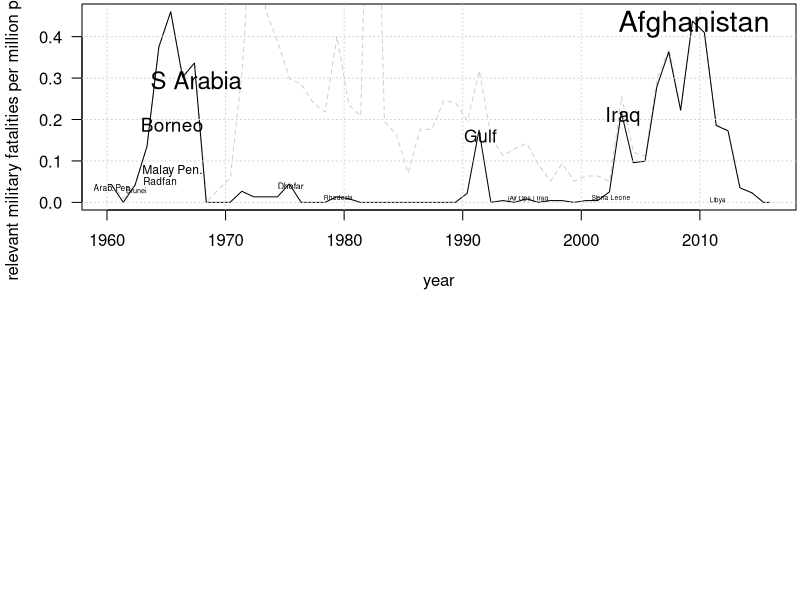

Generate this figure with R: (Note: this script raises an error after producing the figure.)
# merge.R
#
# Read in raw data for household count & size (`h`), real household
# disposable income (`rhdi`), general elections (`ge`), UK military
# fatalities (`mf`), and UK population (`pop`), and mould them into usable
# data frames.

h <- read.table("uk_h.dat", header=TRUE)
rhdi <- read.table("uk_rhdi.dat", header=TRUE)
ge <- read.table("uk_ge.dat", header=TRUE)
mf <- read.table("uk_mf.dat", header=TRUE)
pop <- read.table("uk_pop.dat", header=TRUE)

# Compute the incumbent's share of the two-party popular vote in each
# general election for which `ge` has data. Then compute each election's
# year & quarter.
ge$PVI2 <- round(100 * ge$PVI / (ge$PVI + ge$PVC), 2)
ge$DAY <- as.Date(ge$DAY)
ge$YR <- as.integer(format(ge$DAY, "%Y"))
ge$Q <- floor((as.numeric(format(ge$DAY, "%m")) + 2) / 3)  # quarter
ge$Y <- ge$YR + (as.integer(format(ge$DAY, "%j")) / 365.25)

# Extrapolate the last few years of UK population estimates as far into the
# future as the military-fatality counts go.
pop <- pop[order(pop$YR),]  # force recent data to the bottom of `pop`
if (max(pop$YR) < max(mf$YR)) {
	pop_extrap <- data.frame(YR=seq(1+max(pop$YR), max(mf$YR)))
	pop_extrap$POP <- predict(lm(POP ~ YR + I(YR^2), tail(pop, 9)),
	                          pop_extrap)
	pop <- rbind(pop, pop_extrap)
}

# Define `mfs` as the relevant subset of military fatalities: those in
# conflicts where UK forces were in unprovoked, foreign, hostile deployments.
mfs <- mf[(mf$U * mf$F * mf$H) == 1, c("YR", "NAME", "NMF")]

# Merge the military-fatality counts and total UK population estimates.
# Do so by spline interpolating the annual population estimates into
# quarterly estimates; filling in gaps in the relevant fatality estimates
# with zeroes; and merging in those fatality estimates, dividing them by 4
# and linearly interpolating them to make them quarterly too.
fp <- data.frame(YR=rep(pop$YR, 4),
                 Q=rep(c(2,1,3,4), each=length(pop$YR)),
                 POP=c(pop$POP, rep(NA, 3 * length(pop$YR))))
fp <- fp[order(fp$YR, fp$Q),]
fp$Y <- fp$YR + ((fp$Q - 0.5) / 4)
fp$POP[is.na(fp$POP)] <- splinefun(fp$Y, fp$POP)(fp$Y[is.na(fp$POP)])
mfsa <- aggregate(NMF ~ YR, mfs, sum)  # aggregate relevant fatalities by year
empty_years <- (min(pop$YR):max(pop$YR))
empty_years <- empty_years[!(empty_years %in% mfsa$YR)]
if (length(empty_years) > 0) {
	mfsa <- rbind(mfsa, data.frame(YR=empty_years, NMF=0))
}
mfsa <- mfsa[order(mfsa$YR),]
fp$F[fp$Q == 2] <- mfsa$NMF / 4
fp$F[is.na(fp$F)] <- approxfun(fp$Y, fp$F, rule=2)(fp$Y[is.na(fp$F)])

# Calculate the ratio of (relevant) military fatalities to the UK population
# in millions, by year and quarter.
fp$FTP <- fp$F / fp$POP

# The first plot's coming up, so set nice parameters.
par(las=1, mar=c(4.5, 4.1, 0.2, 0.2), mfrow=c(2,1))

# Plot the fatalities-to-population time series, throwing in a label for
# every included conflict, and (just for visual comparison) adding an
# analogous fatalities-to-population time series for all conflicts in the
# original data set (even those not counted by Hibbs's model).
plot(fp$Y, fp$FTP, type="l",
     xlab="year", ylab="relevant military fatalities per million population")
fp_all_conflicts <- aggregate(NMF ~ YR, mf, sum)
fp_all_conflicts$NMF <- 0.25 * fp_all_conflicts$NMF / pop$POP
fp_all_conflicts$YR <- fp_all_conflicts$YR + 0.4
lines(fp_all_conflicts, col="#00000030", lty="dashed")
grid()
for (conflict_name in unique(mfs$NAME)) {
	mfss <- mfs[mfs$NAME == conflict_name,]
	conflict_biggest_yr <- mfss[(mfss$NAME == conflict_name)
	                            & (mfss$NMF == max(mfss$NMF)),]
	conflict_biggest_yr <- conflict_biggest_yr[1,]
	text(0.5 + conflict_biggest_yr$YR,
	     0.23 * conflict_biggest_yr$NMF / mean(fp$POP),
	     conflict_name, cex=max(0.4, sqrt(conflict_biggest_yr$NMF) / 6))
}

# Let's try working out the cumulative quarterly fatalities-to-population
# ratio, resetting the cumulative ratio to zero when power changes hands.

ftp_carryover <- 0

for (i in 1:length(fp$FTP)) {

	fp$CFTP[i] <- ftp_carryover + fp$FTP[i]
	ftp_carryover <- fp$CFTP[i]

	# Was there an election this quarter? If so, did the incumbent party
	# lose? If it did, reset the rolling FTP total for next quarter.
	elec_this_q <- ge[(ge$YR == fp$YR[i]) & (ge$Q == fp$Q[i]),]
	if (nrow(elec_this_q)) {
		if (elec_this_q$VIC != elec_this_q$INC) {
			ftp_carryover <- 0
		}
	}

}

# Plot the cumulative fatalities time series against time.

plot(fp$Y, fp$CFTP, type="l",
     xlab="year", ylab="cumulative military-fatalities-to-population ratio")
grid()
abline(v=ge$Y, lty="dotted")

# Fill in gaps in the household numbers from my favoured spreadsheet by
# extrapolating from the England & Wales (and sometimes Scotland) numbers.
# Do that in a function to nicely modularize and minimize namespace pollution.

impute_household_counts <- function(h)
{
	impute1 <- lm(NNI ~ NE + NW + NS, h)
	impute2 <- lm(NS ~ NE + NW, h)
	impute3 <- lm(NNI ~ NE + NW, h)

	h$NNI[is.na(h$NNI)] <- predict(impute1, h[is.na(h$NNI),])
	h$NS[is.na(h$NS)] <- predict(impute2, h[is.na(h$NS),])
	h$NNI[is.na(h$NNI)] <- predict(impute3, h[is.na(h$NNI),])
	h$NUK1[is.na(h$NUK1)] <-
		rowSums(h[c("NE", "NW", "NS", "NNI")])[is.na(h$NUK1)]
	h[c("NS", "NNI", "NUK1")] <- round(h[c("NS", "NNI", "NUK1")])

	return(h)
}

h <- impute_household_counts(h)

# Where `h` lacks a UK household size average, but that average can be
# computed from known averages for the four constituent countries, calculate
# the UK-level average.
for (i in 1:nrow(h)) {
	hi <- h[i,]
	if (is.na(hi$SUK)) {
		h$SUK[i] <- weighted.mean(hi[c("SE", "SW", "SS", "SNI")],
		                          hi[c("NE", "NW", "NS", "NNI")])
		h$SUK[i] <- round(h$SUK[i], 2)
	}
}

# Define a function to plot the average-household-size time series.

plo_s <- function(y_lab="average household size")
{
	co <- "#00000070"
	plot(h$YR, h$SE, type="b", ylim=c(2.2, 3.8), col=co,
	     xlab="year", ylab=y_lab)
	points(h$YR[!is.na(h$SW)], h$SW[!is.na(h$SW)], type="b",
	       pch=2, col=co)
	points(h$YR[!is.na(h$SS)], h$SS[!is.na(h$SS)], type="b",
	       pch=3, col=co)
	points(h$YR[!is.na(h$SNI)], h$SNI[!is.na(h$SNI)], type="b", pch=4)
	points(h$YR[!is.na(h$SUK)], h$SUK[!is.na(h$SUK)], type="b", cex=2)
	grid()
	for (col_name in c("SE", "SW", "SS", "SNI", "SUK")) {
		x <- min(h$YR[!is.na(h[[col_name]])])
		if (!(col_name %in% c("SUK", "SW"))) {
			text(x, 0.07 + (h[[col_name]])[h$YR == x], col_name)
		} else if (col_name == "SW") {
			text(1991, 0.08 + (h[["SW"]])[h$YR == 1991], "SW")
		} else {
			text(2001, 0.08 + (h[["SUK"]])[h$YR == 2001], "SUK")
		}
	}
}

# Plot average household sizes before imputation.
plo_s()

# Time to adjust & impute like mad.
# 1. There's a really dodgy-looking jump in the English average for 1972
#    through 1980. Push those years' averages down to bring them in line with
#    the surrounding data.
# 2. Make the hopeful assumption that the gap between Welsh & English average
#    household sizes was constant before 1991, imputing Welsh AHS backwards
#    decadally from that.
# 3. Wedge the years 1962 through 1970 into `h` by copying rows and blanking
#    them, then linearly interpolate an annual time series for each country
#    in the UK for 1961 onwards.
# 4. Now extrapolate averages for NI, Scotland, & Wales by extending the
#    straight best-fit line to the 2001-2016 data through that whole period.
# 5. Turn to household counts, which are a prerequisite for recomputing
#    average household size. Extrapolate missing household counts for NI,
#    Scotland, England, & Wales by straightforward linear interpolation.
# 6. Fill in remaining gaps in the UK average household size series by
#    taking a household-count-weighted average of the individual countries'
#    average household sizes.

h$SE[(h$YR > 1971) & (h$YR < 1981)] <-
	h$SE[(h$YR > 1971) & (h$YR < 1981)] - 0.03

h$SW[(h$YR < 1991) & ((h$YR %% 10) == 1)] <-
	h$SE[(h$YR < 1991) & ((h$YR %% 10) == 1)] +
	(h$SW[h$YR == 1991] - h$SE[h$YR == 1991])

h <- rbind(head(h, 9), h)
h[1:9,] <- NA
h$YR[1:9] <- 1962:1970
h <- h[order(h$YR),]
for (col_name in c("SE", "SW", "SS", "SNI")) {
	h[[col_name]] <- approxfun(h$YR, h[[col_name]])(h$YR)
}

for (col_name in c("SE", "SW", "SS", "SNI")) {
	h_sub <- h[h$YR > 2000,]
	temp_df <- data.frame(Y=h_sub[[col_name]], X=h_sub$YR)
	subse <- (h$YR > 2000) & is.na(h[[col_name]])
	df <- data.frame(X=h$YR[subse])
	h[[col_name]][subse] <- predict(lm(Y ~ X, temp_df), df)
}

for (col_name in c("NE", "NW", "NS", "NNI")) {
	h[[col_name]] <- round(approxfun(h$YR, h[[col_name]])(h$YR))
}

for (i in 1:nrow(h)) {
	hi <- h[i,]
	if (is.na(hi$SUK)) {
		h$SUK[i] <- weighted.mean(hi[c("SE", "SW", "SS", "SNI")],
		                          hi[c("NE", "NW", "NS", "NNI")])
		h$SUK[i] <- round(h$SUK[i], 2)
	}
}

# Plot household-size averages after imputation.
plo_s("imputed average household size")

# Finally `SUK` is a complete time series of (mostly imputed!) average
# UK household size. Now return to the UK household number time series
# and fill in the 1962-1970 gap.

h$NUK1[is.na(h$NUK1)] <- rowSums(h[c("NE", "NW", "NS", "NNI")])[is.na(h$NUK1)]

# Multiply the average UK household size series by the UK household number
# series to produce a time series of the number of people in households.
# (Divide by a thousand to make the final number have units of millions of
# people.)
h$PIH <- h$NUK1 * h$SUK / 1e3

# Now to merge this with the real household disposable income data. Merge it
# into the data frame `rpdi`, then use spline interpolation to make a smooth
# people-in-households time series. Notice that I take the annual PIH
# estimates to correspond to quarter 2. That's because census results are
# most often presented as representative of Q2 in the year they were taken.
rpdi <- rhdi[rhdi$Y >= min(h$YR),]
rpdi$Y <- rpdi$YR + ((rpdi$Q - 0.5) / 4)
rpdi$PIH <- NA
rpdi$PIH[rpdi$Q == 2] <- h$PIH[h$YR %in% unique(rpdi$YR)]
rpdi$PIH <- splinefun(rpdi$Y, rpdi$PIH)(rpdi$Y)
plot(rpdi$Y, rpdi$PIH, type="l",
     xlab="year", ylab="people in households (millions)")
lines(pop$Y, pop$POP, type="l", lty="dotted")
grid(col="darkgrey")

# Finally I can just divide the `RHDI` column by the `PIH` column in the
# `rpdi` data frame to get the time series I originally hoped to find online:
# quarterly real disposable income per person.
rpdi$RPDI <- rpdi$RHDI / rpdi$PIH
plot(rpdi$Y, rpdi$RPDI, type="l",
     xlab="year", ylab="real, personal dispos. income (£ per quarter)")
grid(col="darkgrey")

# But Hibbs's model is of course dependent on changes in the logarithm of
# the RDI per person, multiplied by 400 (to make it "the quarter-to-quarter
# log-percentage change expressed at annual rates". So work that out.
# Let's call it delta ln R.
rpdi$DLR <- c(NA, 400 * diff(log(rpdi$RPDI)))

# Round the relevant columns in `rpdi` and write it to a file.
rpdi[c("PIH", "RPDI", "DLR")] <- signif(rpdi[c("PIH", "RPDI", "DLR")], 4)
write.table(rpdi, "uk_rpdi.dat", FALSE, FALSE, "\t", row.names=FALSE)
